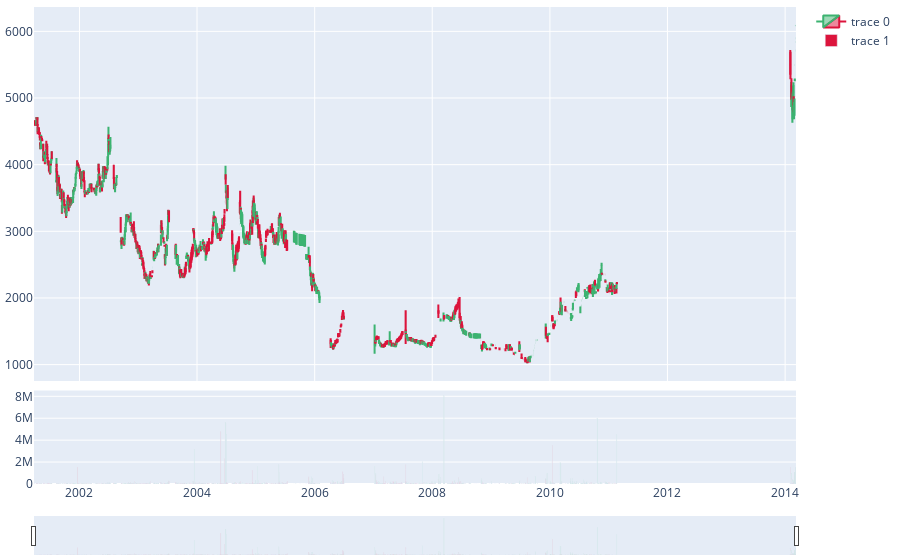

The notebook cell saved with this chart:
### Code cell
fig= make_subplots(rows=2,shared_xaxes=True, vertical_spacing = 0.02 , row_heights=[0.8, 0.2])


fig.add_trace(
    go.Candlestick(
        x=df['Date'],
        open=df['Open'],
        high=df['High'],
        low=df['Low'],
        close=df['Close'],
        increasing_line_color= 'mediumseagreen',
        decreasing_line_color= 'crimson',)
    , row=1, col=1,
)

fig.add_trace(
    go.Bar(
        x=df['Date'],
        y=df['Volume'],
        marker= dict(color=df['Color']),)
    ,row=2, col=1)


fig.update_xaxes( row=1, col=1, rangeslider_visible=False)
fig.update_xaxes( row=2, col=1, rangeslider_visible=True)

fig.update_layout(
    margin=dict(l=5, r=5, t=5, b=5),
    xaxis2_rangeslider_thickness=0.07
)

### Figure 1 — Plotly figure (JSON) as saved in the notebook; plotly's stock layout.template omitted (floating-point values rounded to 4 significant figures; data arrays with more than 128 entries replaced by an {"elided": "..."} marker saying what was removed)
{"data": [{"close": {"elided": "1752 int values"}, "decreasing": {"line": {"color": "crimson"}}, "high": {"elided": "1752 int values"}, "increasing": {"line": {"color": "mediumseagreen"}}, "low": {"elided": "1752 int values"}, "open": {"elided": "1752 int values"}, "type": "candlestick", "x": {"elided": "1752 str values"}, "xaxis": "x", "yaxis": "y"}, {"marker": {"color": {"elided": "1752 str values"}}, "type": "bar", "x": {"elided": "1752 str values"}, "xaxis": "x2", "y": {"elided": "1752 int values"}, "yaxis": "y2"}], "layout": {"autosize": true, "margin": {"b": 5, "l": 5, "r": 5, "t": 5}, "xaxis": {"anchor": "y", "autorange": true, "domain": [0, 1], "matches": "x2", "range": ["2001-03-24 12:00", "2014-03-09 12:00"], "rangeslider": {"visible": false, "yaxis": {}}, "showticklabels": false, "type": "date"}, "xaxis2": {"anchor": "y2", "autorange": true, "domain": [0, 1], "range": ["2001-03-24 12:00", "2014-03-09 12:00"], "rangeslider": {"autorange": true, "range": ["2001-03-24 12:00", "2014-03-09 12:00"], "thickness": 0.07, "visible": true, "yaxis2": {"_template": null, "rangemode": "match"}}, "type": "date"}, "yaxis": {"anchor": "x", "autorange": true, "domain": [0.216, 1], "range": [754.4, 6366.0]}, "yaxis2": {"anchor": "x2", "autorange": true, "domain": [0, 0.196], "range": [0, 8527900], "type": "linear"}}}
